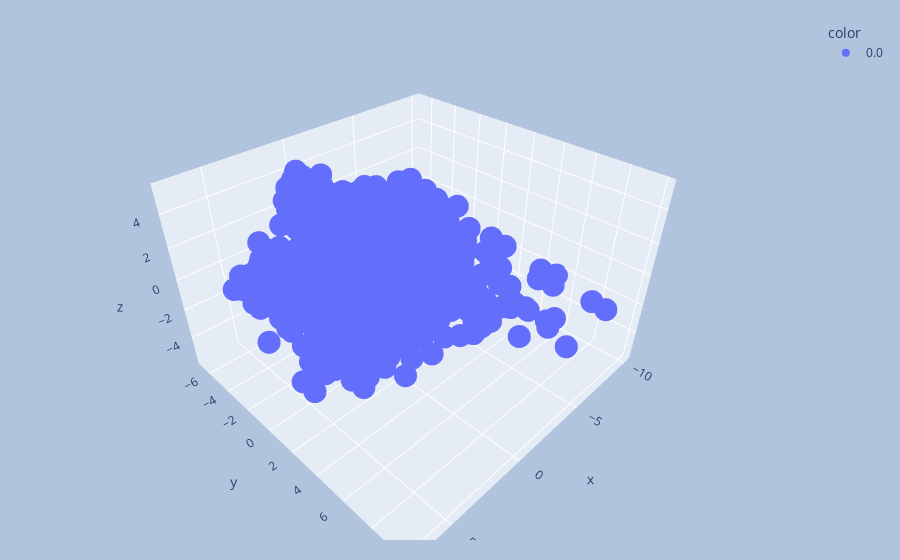

Notebook cell for this chart:
### Code cell
import plotly.express as px
y_train_trf = y_train.astype(str)
fig = px.scatter_3d(df, x=x_train_trf[:,0], y=x_train_trf[:,1], z=x_train_trf[:,2],
              color=y_train_trf)
fig.update_layout(
    margin=dict(l=20, r=20, t=20, b=20),
    paper_bgcolor="LightSteelBlue",
)
fig.show()

### Figure 1 — Plotly figure (JSON) as saved in the notebook; plotly's stock layout.template omitted (floating-point values rounded to 4 significant figures; data arrays with more than 128 entries replaced by an {"elided": "..."} marker saying what was removed)
{"data": [{"hovertemplate": "color=0.0<br>x=%{x}<br>y=%{y}<br>z=%{z}<extra></extra>", "legendgroup": "0.0", "marker": {"color": "#636efa", "symbol": "circle"}, "mode": "markers", "name": "0.0", "scene": "scene", "showlegend": true, "type": "scatter3d", "x": {"elided": "1437 float values"}, "y": {"elided": "1437 float values"}, "z": {"elided": "1437 float values"}}], "layout": {"autosize": true, "legend": {"title": {"text": "color"}, "tracegroupgap": 0}, "margin": {"b": 20, "l": 20, "r": 20, "t": 20}, "paper_bgcolor": "LightSteelBlue", "scene": {"aspectmode": "auto", "aspectratio": {"x": 1.176, "y": 1.133, "z": 0.7504}, "domain": {"x": [0, 1], "y": [0, 1]}, "xaxis": {"title": {"text": "x"}, "type": "linear"}, "yaxis": {"title": {"text": "y"}, "type": "linear"}, "zaxis": {"title": {"text": "z"}, "type": "linear"}}}}
